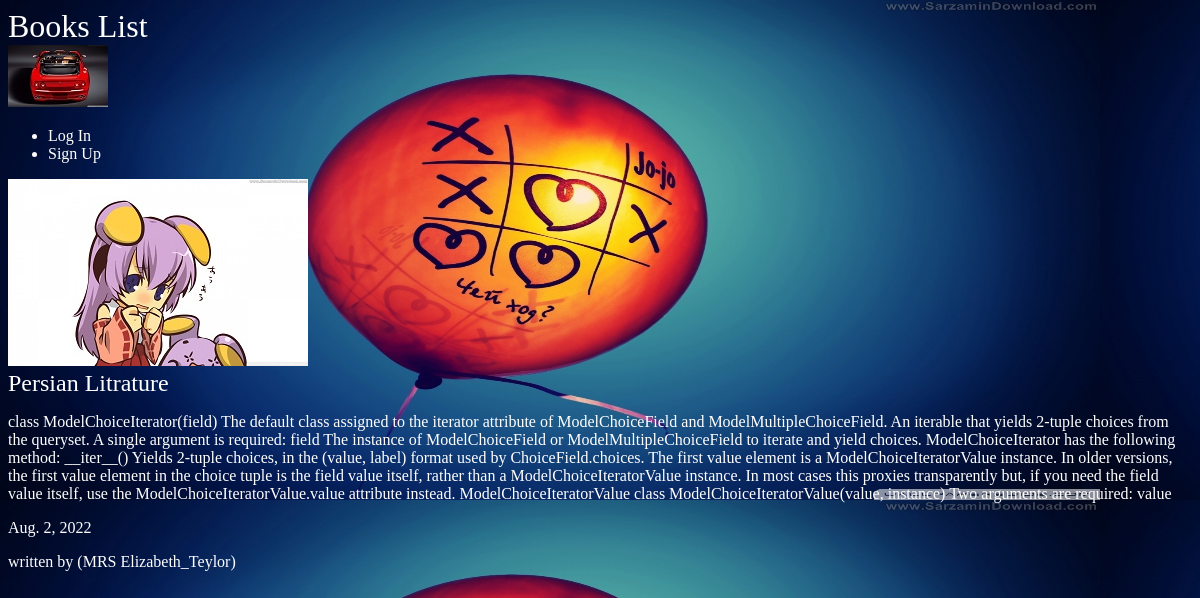
Page /books/persian-litrature/ on the committed database.
### myApp/models.py (models this page shows, shortened)
class Book(models.Model):
	name = models.CharField(max_length=100)
	authors = models.ForeignKey(Author, null=True, on_delete=models.CASCADE)
	date_published = models.DateField(auto_now_add=True)
	context = models.TextField()
	slug = models.SlugField(blank=True, null=True, default='a')
	picture = models.ImageField(blank=True, upload_to="media")
	reader = models.ForeignKey(User, on_delete=models.CASCADE, default=None)

class Author(models.Model):
	name = models.CharField(max_length=100)
	title = models.CharField(max_length=3, choices=TITLE_CHOICES)
	birth_date = models.DateField(blank=True, null=True)
	def __str__(self):
		return self.title + ' '+ self.name

### myApp/views.py (the view)
# urls.py: re_path(r'^(?P<slug>[-\w]+)/$', views.book_detail, name='detail'),
def book_detail(request, slug ):
	book = Book.objects.get(slug=slug)
	return render(request, 'myApp/book_detail.html', {'book' : book} )

### myApp/templates/myApp/book_detail.html
{% extends "base.html" %}
{% block content %}
<div class="book">
	<img src="{{ book.picture.url }}">
	<h2>{{ book.name}}</h2>
	<p>{{ book.context}}</p>
	<p>{{ book.date_published}}</p>
	<p>written by  ({{book.authors}})</p>
</div>
{% endblock %}

### static/myApp/styles.css (style rules this page uses)
body { background-color: #0f121f; background-image: url(/static/stars.jpg); background-size: 1100px 500px ; background-repeat-y: no-repeat; color: #fff; }
body * { font-family: Ubuntu; }
h1, h2, h3, h4, h5 { font-weight: normal; margin:0; }

### rows in the picture
Book: picture (picture), name "Persian Litrature", context "class ModelChoiceIterator(field) The default class assigned to the iterator attribute of ModelChoiceField and ModelMultipleChoiceField. An iterable that yields 2-tuple choices from the queryset. A single argument is required: field The instance of ModelChoiceField or ModelMultipleChoiceField to iterate and yield choices. ModelChoiceIterator has the following method: __iter__() Yields 2-tuple choices, in the (value, label) format used by ChoiceField.choices. The first value element is a ModelChoiceIteratorValue instance. In older versions, the first value element in the choice tuple is the field value itself, rather than a ModelChoiceIteratorValue instance. In most cases this proxies…", date_published "Aug. 2, 2022", authors "MRS Elizabeth_Teylor"
